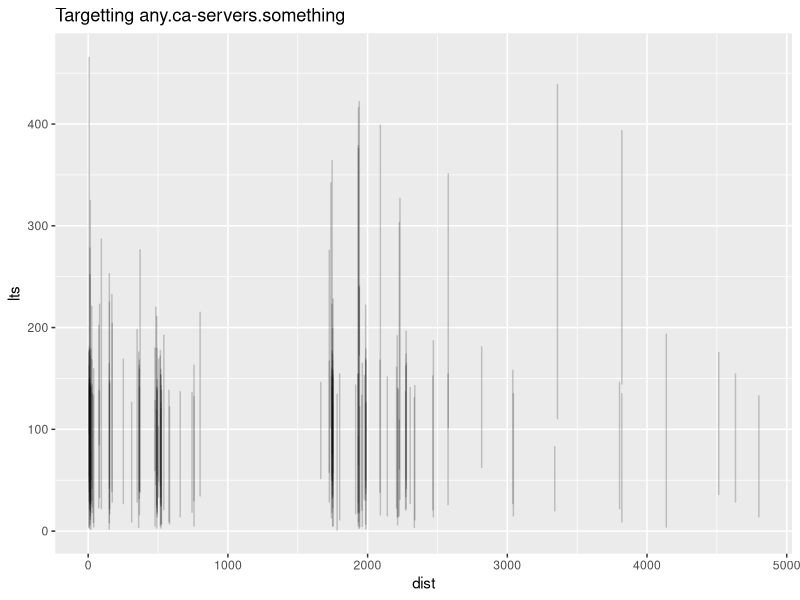

Here is the R script that generated this plot:
#!/usr/bin/env Rscript
library(ggplot2)

anycast <- read.csv('anycast.csv', stringsAsFactors = FALSE)
anycast$as <- anycast$asn_v4
anycast[anycast$asf == 6,'as'] <- anycast[anycast$asf == 6,'asn_v6']
anycast$asn_v4 <- anycast$asn_v6 <- NULL
anycast$af <- factor(anycast$af, levels = c(4, 6))

#theta <- anycast$dst_
#anycast$dist <-
#theta = lon2 - lon1
#dist = acos(sin(lat1) × sin(lat2) + cos(lat1) × cos(lat2) × cos(theta))
#if (dist < 0) dist = dist + pi
#dist = dist × 6371.2 

p <- ggplot(subset(anycast, dist < 10^4 & lts < 500)) +
  aes(x = dist, y = lts, group = prb_id,
      label = paste(from, '\n(ASN ', as, ')')) +
  ggtitle('Targetting any.ca-servers.something') +
  geom_line(alpha = 0.2) # + geom_text()

print(p)
